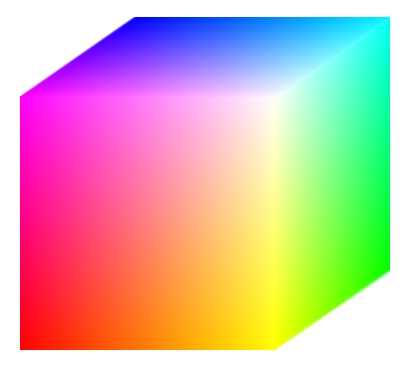
#> input picture images/cubo.jpg, 409 x 366 px, found by its file name
$ python color.py
#> lines starting #> are read from the running program, lines starting #| are printed output that depends on the picture
import skimage.io as io
import matplotlib.pyplot as plt
import scipy.ndimage as ndi
import numpy as np
from skimage.color import rgb2hsv, hsv2rgb

def main():
    plt.close('all')

    x=np.float64(io.imread('images/cubo.jpg'))/255

    plt.figure()
    plt.imshow(x)

    R=x[:,:,0]
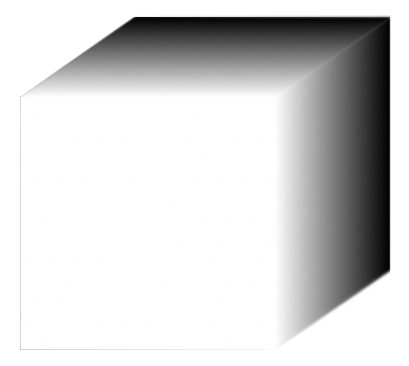
#> R: shape (366, 409) float64; min 0.00392, max 1, mean 0.832
    G=x[:,:,1]
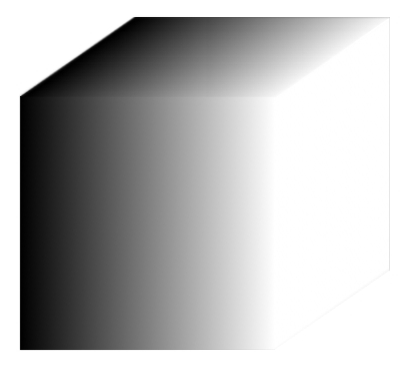
#> G: shape (366, 409) float64; min 0, max 1, mean 0.711
    B=x[:,:,2]
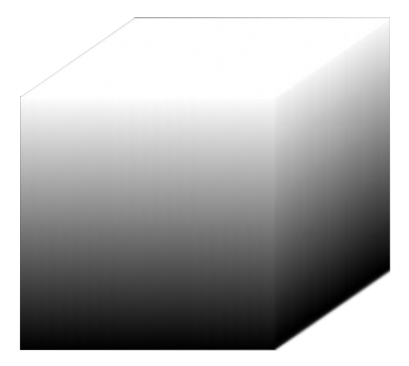
#> B: shape (366, 409) float64; min 0, max 1, mean 0.679

    plt.figure()
    plt.subplot(2,3,1)
    plt.imshow(R, clim=[0,1], cmap='gray')
    plt.subplot(2,3,2)
    plt.imshow(G, clim=[0,1], cmap='gray')
    plt.subplot(2,3,3)
    plt.imshow(B, clim=[0,1], cmap='gray')

    C=1-R
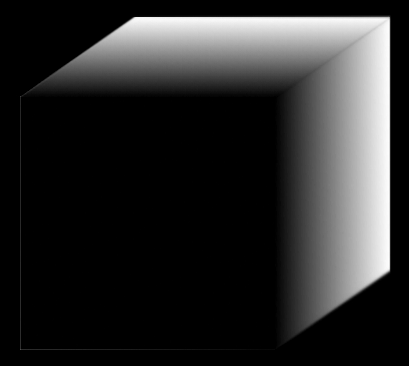
#> C: shape (366, 409) float64; min 0, max 0.996, mean 0.168
    M=1-G
    Y=1-B

    plt.subplot(2,3,4)
    plt.imshow(C, clim=[0,1], cmap='gray')
    plt.subplot(2,3,5)
    plt.imshow(M, clim=[0,1], cmap='gray')
    plt.subplot(2,3,6)
    plt.imshow(Y, clim=[0,1], cmap='gray')

    z=np.stack((C,M,Y),2)
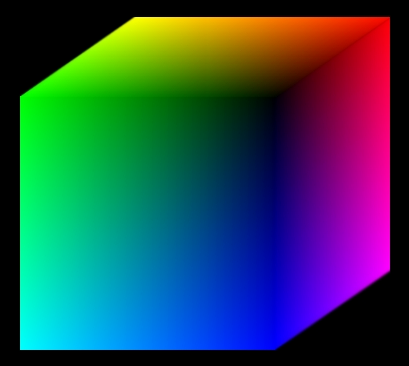
#> z: shape (366, 409, 3) float64; mean R, G, B 0.168, 0.289, 0.321
    K=np.min(z,2)

    #K=np.minimum(np.minimum(C,M),Y)

    Cn=C-K
    Mn=M-K
    Yn=Y-K

    plt.figure()
    plt.subplot(1,4,1)
    plt.imshow(Cn, clim=[0,1], cmap='gray')
    plt.subplot(1,4,2)
    plt.imshow(Mn, clim=[0,1], cmap='gray')
    plt.subplot(1,4,3)
    plt.imshow(Yn, clim=[0,1], cmap='gray')
    plt.subplot(1,4,4)
    plt.imshow(K, clim=[0,1], cmap='gray')

    x_hsv=rgb2hsv(x)
#> x_hsv: shape (366, 409, 3) float64; mean of channels 0, 1, 2 0.378, 0.514, 0.998

    H=x_hsv[:,:,0]
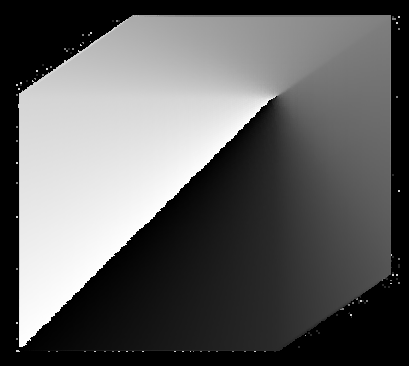
#> H: shape (366, 409) float64; min 0, max 0.999, mean 0.378
    S=x_hsv[:,:,1]
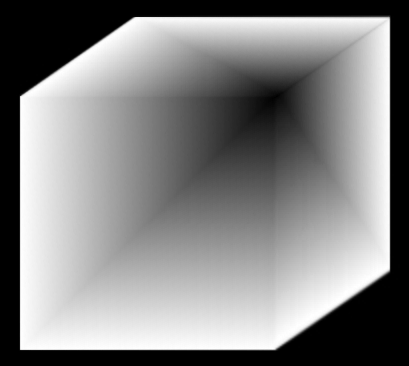
#> S: shape (366, 409) float64; min 0, max 1, mean 0.514
    V=x_hsv[:,:,2]

    plt.figure()
    plt.subplot(1,3,1)
    plt.imshow(H, clim=[0,1], cmap='gray')
    plt.subplot(1,3,2)
    plt.imshow(S, clim=[0,1], cmap='gray')
    plt.subplot(1,3,3)
    plt.imshow(V, clim=[0,1], cmap='gray')

if __name__=='__main__':
    main()

    plt.show()

$ run again, with images/ala_ape.jpg copied over images/cubo.jpg
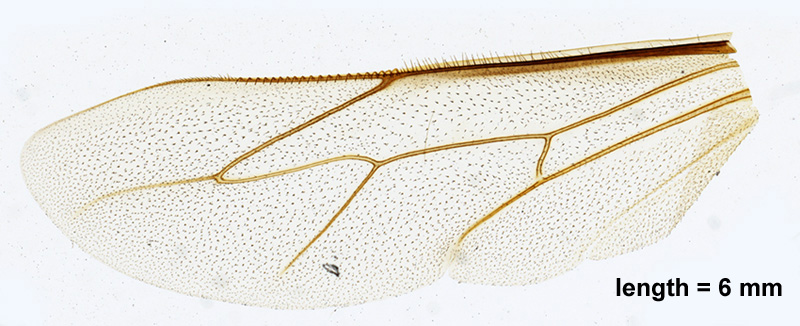
#> input picture images/ala_ape.jpg, 800 x 326 px, found by its file name
#> x_hsv: shape (326, 800, 3) float64; mean of channels 0, 1, 2 0.395, 0.0748, 0.93
#> in main, `H=x_hsv[:,:,0]`:
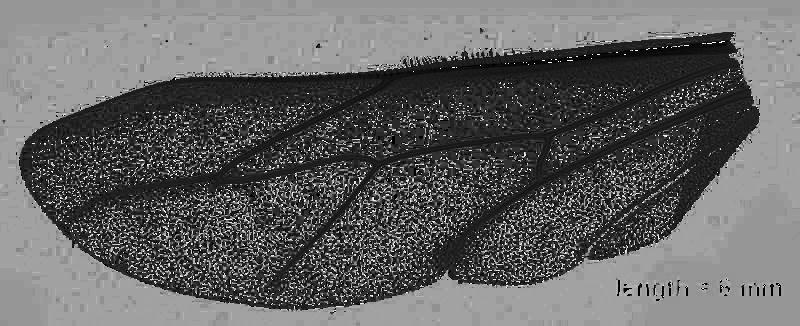
#> H: shape (326, 800) float64; min 0, max 0.996, mean 0.395
#> in main, `S=x_hsv[:,:,1]`:
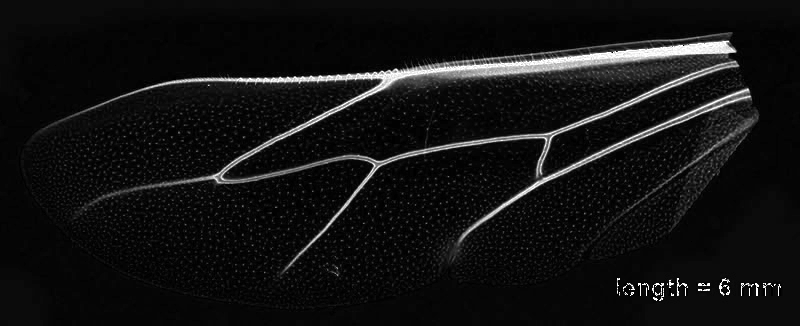
#> S: shape (326, 800) float64; min 0, max 1, mean 0.0748

$ run again, with images/auto.jpg copied over images/cubo.jpg
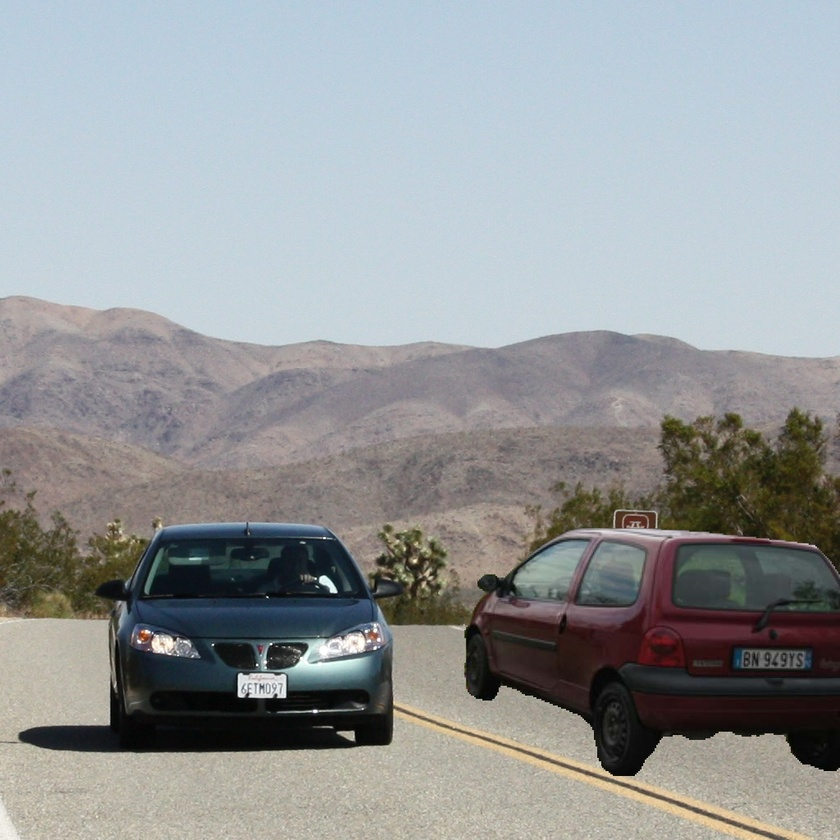
#> input picture images/auto.jpg, 840 x 840 px, shrunk from 1024 x 1024 before the run, found by its file name
#> x_hsv: shape (840, 840, 3) float64; mean of channels 0, 1, 2 0.429, 0.165, 0.631
#> in main, `S=x_hsv[:,:,1]`:
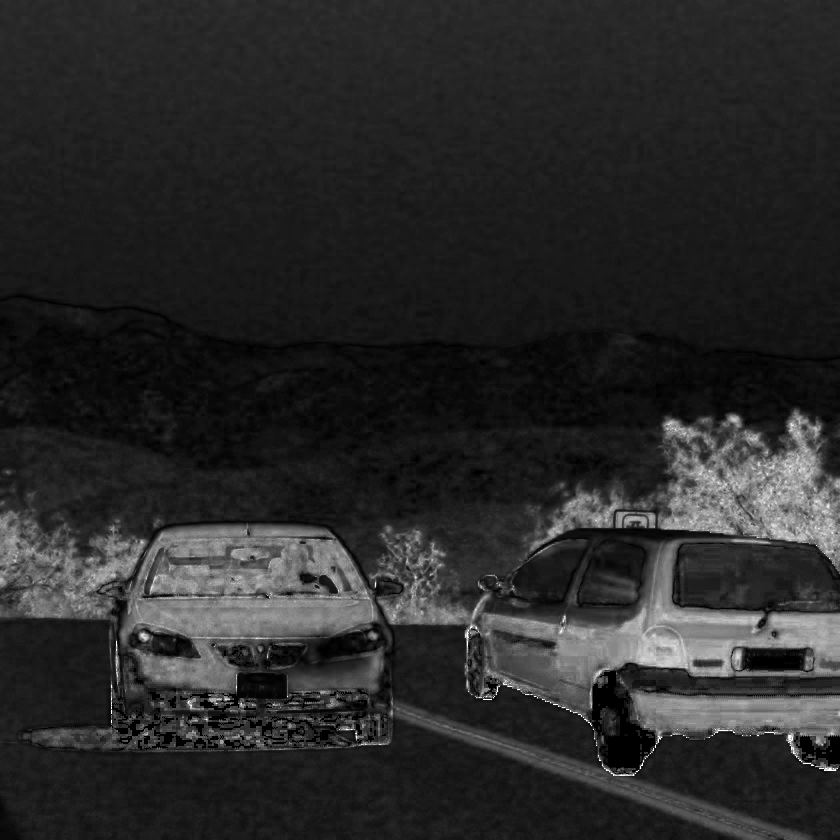
#> S: shape (840, 840) float64; min 0, max 1, mean 0.165
#> in main, `V=x_hsv[:,:,2]`:
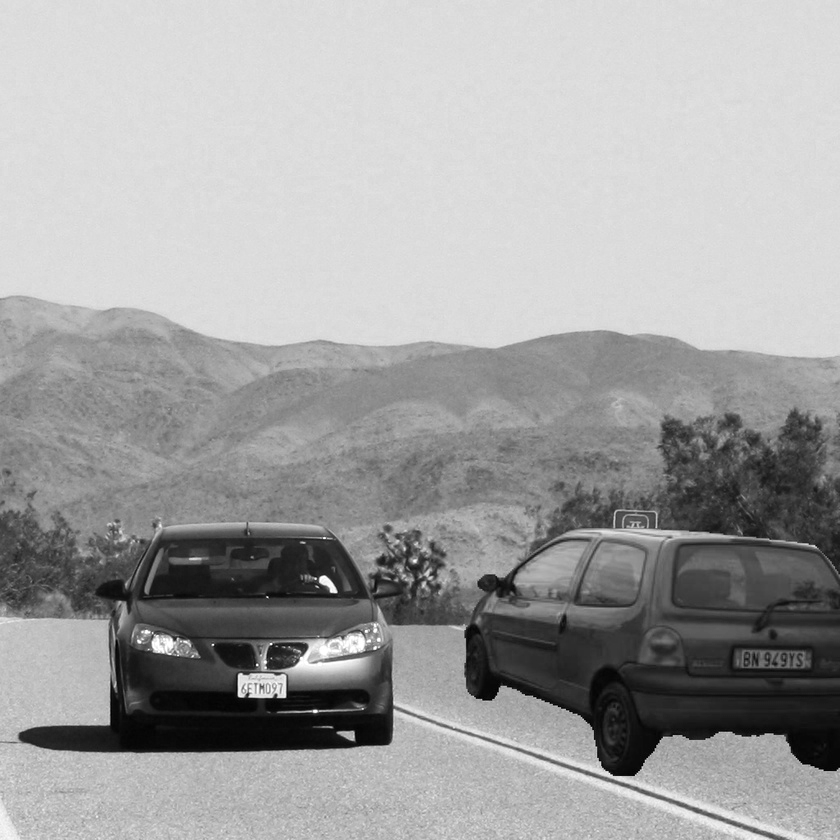
#> V: shape (840, 840) float64; min 0, max 1, mean 0.631
